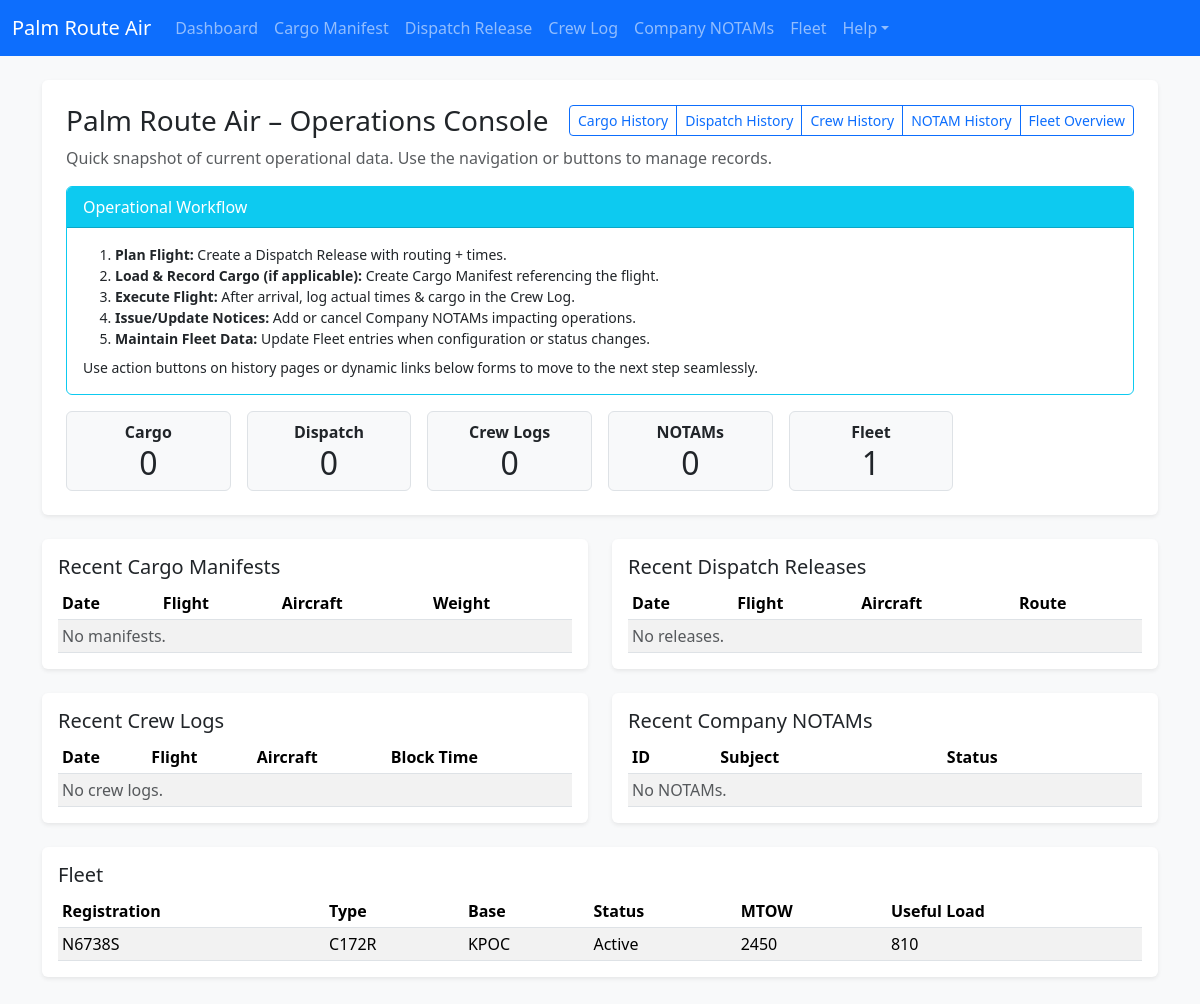
The page / on the database its author committed.
### app.py (models this page shows)
class FleetEntry(db.Model):
    id = db.Column(db.Integer, primary_key=True)
    aircraft_type = db.Column(db.String(50))
    registration = db.Column(db.String(20))
    base = db.Column(db.String(10))
    status = db.Column(db.String(20))
    max_takeoff_weight = db.Column(db.String(20))
    useful_load = db.Column(db.String(20))
    notes = db.Column(db.Text)

### app.py (the view)
@app.route('/')
def index():
    manifests = CargoManifest.query.order_by(CargoManifest.id.desc()).limit(5).all()
    releases = DispatchRelease.query.order_by(DispatchRelease.id.desc()).limit(5).all()
    logs = CrewLog.query.order_by(CrewLog.id.desc()).limit(5).all()
    notams = CompanyNotam.query.order_by(CompanyNotam.id.desc()).limit(5).all()
    fleet_entries = FleetEntry.query.order_by(FleetEntry.id.desc()).all()
    counts = {
        'cargo_manifests': CargoManifest.query.count(),
        'dispatch_releases': DispatchRelease.query.count(),
        'crew_logs': CrewLog.query.count(),
        'company_notams': CompanyNotam.query.count(),
        'fleet_entries': FleetEntry.query.count()
    }
    return render_template('index.html', manifests=manifests, releases=releases, logs=logs, notams=notams, fleet_entries=fleet_entries, counts=counts)

### templates/index.html
{% extends 'base.html' %}
{% block content %}
<div class="mb-4 p-4 bg-white rounded shadow-sm">
  <div class="d-flex justify-content-between align-items-center mb-2">
    <h1 class="h3 mb-0">Palm Route Air – Operations Console</h1>
    <div class="btn-group btn-group-sm" role="group">
      <a class="btn btn-outline-primary" href="{{ url_for('cargo_history') }}">Cargo History</a>
      <a class="btn btn-outline-primary" href="{{ url_for('dispatch_history') }}">Dispatch History</a>
      <a class="btn btn-outline-primary" href="{{ url_for('crew_history') }}">Crew History</a>
      <a class="btn btn-outline-primary" href="{{ url_for('notams_history') }}">NOTAM History</a>
      <a class="btn btn-outline-primary" href="{{ url_for('fleet_history') }}">Fleet Overview</a>
    </div>
  </div>
  <p class="text-muted mb-3">Quick snapshot of current operational data. Use the navigation or buttons to manage records.</p>
  {% include '_flow_help.html' %}
  <div class="row g-3">
    <div class="col-sm-6 col-md-4 col-lg-2">
      <div class="border rounded p-2 text-center bg-light">
        <div class="fw-bold">Cargo</div>
        <div class="display-6 fs-2">{{ counts.cargo_manifests }}</div>
      </div>
    </div>
    <div class="col-sm-6 col-md-4 col-lg-2">
      <div class="border rounded p-2 text-center bg-light">
        <div class="fw-bold">Dispatch</div>
        <div class="display-6 fs-2">{{ counts.dispatch_releases }}</div>
      </div>
    </div>
    <div class="col-sm-6 col-md-4 col-lg-2">
      <div class="border rounded p-2 text-center bg-light">
        <div class="fw-bold">Crew Logs</div>
        <div class="display-6 fs-2">{{ counts.crew_logs }}</div>
      </div>
    </div>
    <div class="col-sm-6 col-md-4 col-lg-2">
      <div class="border rounded p-2 text-center bg-light">
        <div class="fw-bold">NOTAMs</div>
        <div class="display-6 fs-2">{{ counts.company_notams }}</div>
      </div>
    </div>
    <div class="col-sm-6 col-md-4 col-lg-2">
      <div class="border rounded p-2 text-center bg-light">
        <div class="fw-bold">Fleet</div>
        <div class="display-6 fs-2">{{ counts.fleet_entries }}</div>
      </div>
    </div>
  </div>
</div>
<div class="row g-4">
  <div class="col-md-6">
    <div class="bg-white rounded shadow-sm p-3">
      <h2 class="h5">Recent Cargo Manifests</h2>
      <table class="table table-sm table-striped mb-0">
        <thead><tr><th>Date</th><th>Flight</th><th>Aircraft</th><th>Weight</th></tr></thead>
        <tbody>
        {% for m in manifests %}
          <tr><td>{{ m.date }}</td><td>{{ m.flight_id }}</td><td>{{ m.aircraft }}</td><td>{{ m.total_weight }}</td></tr>
        {% else %}
          <tr><td colspan="4" class="text-muted">No manifests.</td></tr>
        {% endfor %}
        </tbody>
      </table>
    </div>
  </div>
  <div class="col-md-6">
    <div class="bg-white rounded shadow-sm p-3">
      <h2 class="h5">Recent Dispatch Releases</h2>
      <table class="table table-sm table-striped mb-0">
        <thead><tr><th>Date</th><th>Flight</th><th>Aircraft</th><th>Route</th></tr></thead>
        <tbody>
        {% for d in releases %}
          <tr><td>{{ d.date }}</td><td>{{ d.flight_id }}</td><td>{{ d.aircraft }}</td><td>{{ d.route[:20] }}{% if d.route|length > 20 %}…{% endif %}</td></tr>
        {% else %}
          <tr><td colspan="4" class="text-muted">No releases.</td></tr>
        {% endfor %}
        </tbody>
      </table>
    </div>
  </div>
  <div class="col-md-6">
    <div class="bg-white rounded shadow-sm p-3">
      <h2 class="h5">Recent Crew Logs</h2>
      <table class="table table-sm table-striped mb-0">
        <thead><tr><th>Date</th><th>Flight</th><th>Aircraft</th><th>Block Time</th></tr></thead>
        <tbody>
        {% for c in logs %}
          <tr><td>{{ c.date }}</td><td>{{ c.flight_id }}</td><td>{{ c.aircraft }}</td><td>{{ c.block_time }}</td></tr>
        {% else %}
          <tr><td colspan="4" class="text-muted">No crew logs.</td></tr>
        {% endfor %}
        </tbody>
      </table>
    </div>
  </div>
  <div class="col-md-6">
    <div class="bg-white rounded shadow-sm p-3">
      <h2 class="h5">Recent Company NOTAMs</h2>
      <table class="table table-sm table-striped mb-0">
        <thead><tr><th>ID</th><th>Subject</th><th>Status</th></tr></thead>
        <tbody>
        {% for n in notams %}
          <tr><td>{{ n.notam_id }}</td><td>{{ n.subject }}</td><td>{{ n.status }}</td></tr>
        {% else %}
          <tr><td colspan="3" class="text-muted">No NOTAMs.</td></tr>
        {% endfor %}
        </tbody>
      </table>
    </div>
  </div>
  <div class="col-12">
    <div class="bg-white rounded shadow-sm p-3">
      <h2 class="h5">Fleet</h2>
      <table class="table table-sm table-striped mb-0">
        <thead><tr><th>Registration</th><th>Type</th><th>Base</th><th>Status</th><th>MTOW</th><th>Useful Load</th></tr></thead>
        <tbody>
        {% for f in fleet_entries %}
          <tr><td>{{ f.registration }}</td><td>{{ f.aircraft_type }}</td><td>{{ f.base }}</td><td>{{ f.status }}</td><td>{{ f.max_takeoff_weight }}</td><td>{{ f.useful_load }}</td></tr>
        {% else %}
          <tr><td colspan="6" class="text-muted">No fleet entries.</td></tr>
        {% endfor %}
        </tbody>
      </table>
    </div>
  </div>
</div>
{% endblock %}

### templates/base.html (shortened to what this page needs)
<!doctype html>
<html lang="en">
  <head>
    <link href="https://cdn.jsdelivr.net/npm/bootstrap@5.3.3/dist/css/bootstrap.min.css" rel="stylesheet">
  </head>
  <body class="bg-light">
    <nav class="navbar navbar-expand-lg navbar-dark bg-primary mb-4">
      <div class="container-fluid">
        <a class="navbar-brand" href="{{ url_for('index') }}">Palm Route Air</a>
        <div class="collapse navbar-collapse" id="navbarNav">
          <ul class="navbar-nav">
            <li class="nav-item"><a class="nav-link" href="{{ url_for('index') }}">Dashboard</a></li>
            <li class="nav-item"><a class="nav-link" href="{{ url_for('cargo') }}">Cargo Manifest</a></li>
            <li class="nav-item"><a class="nav-link" href="{{ url_for('dispatch') }}">Dispatch Release</a></li>
            <li class="nav-item"><a class="nav-link" href="{{ url_for('crew') }}">Crew Log</a></li>
            <li class="nav-item"><a class="nav-link" href="{{ url_for('notams') }}">Company NOTAMs</a></li>
            <li class="nav-item"><a class="nav-link" href="{{ url_for('fleet') }}">Fleet</a></li>
            <li class="nav-item dropdown">
              <a class="nav-link dropdown-toggle" href="#" id="helpDropdown" role="button" data-bs-toggle="dropdown" aria-expanded="false">Help</a>
            </li>
          </ul>
        </div>
      </div>
    </nav>
    <main class="container mb-5">
      {% block content %}{% endblock %}
    </main>
  </body>
</html>

### templates/_flow_help.html
<div class="card border-info mb-3">
  <div class="card-header bg-info text-white py-2">Operational Workflow</div>
  <div class="card-body small">
    <ol class="mb-2">
      <li><strong>Plan Flight:</strong> Create a Dispatch Release with routing + times.</li>
      <li><strong>Load & Record Cargo (if applicable):</strong> Create Cargo Manifest referencing the flight.</li>
      <li><strong>Execute Flight:</strong> After arrival, log actual times & cargo in the Crew Log.</li>
      <li><strong>Issue/Update Notices:</strong> Add or cancel Company NOTAMs impacting operations.</li>
      <li><strong>Maintain Fleet Data:</strong> Update Fleet entries when configuration or status changes.</li>
    </ol>
    <p class="mb-0">Use action buttons on history pages or dynamic links below forms to move to the next step seamlessly.</p>
  </div>
</div>

### rows shown on the page
FleetEntry: registration "N6738S", aircraft_type "C172R", base "KPOC", status "Active", max_takeoff_weight "2450", useful_load "810"

### other values the page prints
{{ counts.cargo_manifests }} "0"
{{ counts.dispatch_releases }} "0"
{{ counts.crew_logs }} "0"
{{ counts.company_notams }} "0"
{{ counts.fleet_entries }} "1"
